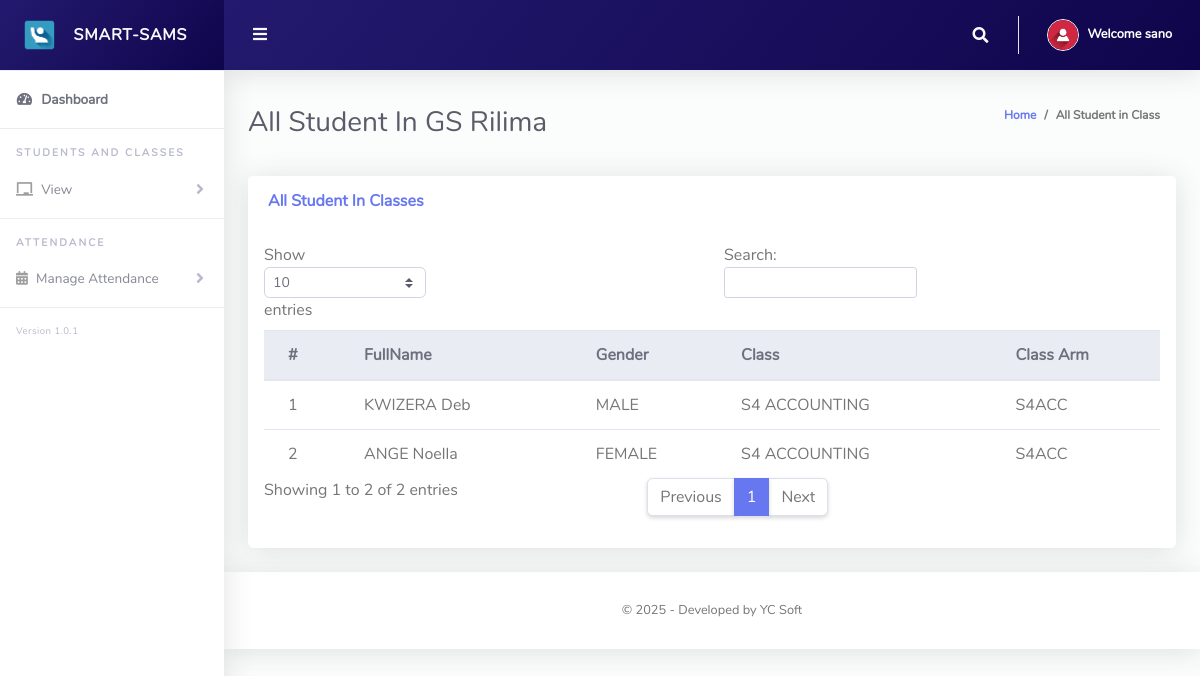
The app's page /teacher/viewStudents.php (signed in) with its own data.
### tables this page shows
CREATE TABLE `tblteachers` (
  `id` int(11) NOT NULL,
  `name` varchar(255) NOT NULL,
  `gender` varchar(255) NOT NULL,
  `username` varchar(255) NOT NULL,
  `password` varchar(255) NOT NULL,
  `phoneNo` varchar(20) NOT NULL,
  `address` varchar(255) NOT NULL,
  `roleId` int(11) NOT NULL,
  `school` varchar(255) NOT NULL,
  `created_at` date NOT NULL DEFAULT current_timestamp()
);

CREATE TABLE `tblstudents` (
  `Id` int(10) NOT NULL,
  `name` varchar(255) NOT NULL,
  `gender` varchar(50) NOT NULL,
  `admissionNumber` varchar(255) NOT NULL,
  `classId` varchar(10) NOT NULL,
  `classArmId` varchar(10) NOT NULL,
  `dateCreated` varchar(50) NOT NULL,
  `image_path` varchar(255) DEFAULT NULL
);

CREATE TABLE `tblclass` (
  `Id` int(10) NOT NULL,
  `level` varchar(255) NOT NULL,
  `className` varchar(255) NOT NULL,
  `totalStudents` int(255) NOT NULL,
  `boys` int(255) NOT NULL,
  `girls` int(255) NOT NULL,
  `school` varchar(255) NOT NULL
);

CREATE TABLE `tblclassarms` (
  `Id` int(10) NOT NULL,
  `classId` varchar(10) NOT NULL,
  `classArmName` varchar(255) NOT NULL,
  `isAssigned` varchar(10) NOT NULL
);

### teacher/viewStudents.php (the view, shortened to what this page needs)
<?php
include '../Includes/dbcon.php';
?>
<!DOCTYPE html>
<html lang="en">
<head>
  <link href="../vendor/fontawesome-free/css/all.min.css" rel="stylesheet" type="text/css">
  <link href="../vendor/bootstrap/css/bootstrap.min.css" rel="stylesheet" type="text/css">
  <link href="css/ruang-admin.min.css" rel="stylesheet">
</head>
<body id="page-top">
  <div id="wrapper">
      <?php include "Includes/sidebar.php";?>
    <div id="content-wrapper" class="d-flex flex-column">
      <div id="content">
       <?php include "Includes/topbar.php";?>
        <div class="container-fluid" id="container-wrapper">
          <div class="d-sm-flex align-items-center justify-content-between mb-4">
            <h1 class="h3 mb-0 text-gray-800">All Student In <?php echo $s?></h1>
            <ol class="breadcrumb">
              <li class="breadcrumb-item"><a href="./">Home</a></li>
              <li class="breadcrumb-item active" aria-current="page">All Student in Class</li>
            </ol>
          </div>
          <div class="row">
            <div class="col-lg-12">
                 <div class="row">
              <div class="col-lg-12">
              <div class="card mb-4">
                <div class="card-header py-3 d-flex flex-row align-items-center justify-content-between">
                  <h6 class="m-0 font-weight-bold text-primary">All Student In Classes</h6>
                </div>
                <div class="table-responsive p-3">
                  <table class="table align-items-center table-flush table-hover" id="dataTableHover">
                    <thead class="thead-light">
                      <tr>
                        <th>#</th>
                        <th>FullName</th>
                        <th>Gender</th>
                        <th>Class</th>
                        <th>Class Arm</th>
                      </tr>
                    </thead>
                    <tbody>
                  <?php
                  $query = "SELECT tblstudents.Id,tblclass.className,tblclassarms.classArmName,tblclassarms.Id AS classArmId,tblstudents.name,tblstudents.gender,tblstudents.admissionNumber,tblstudents.dateCreated
                  FROM tblstudents
                  INNER JOIN tblclass ON tblclass.Id = tblstudents.classId
                  INNER JOIN tblclassarms ON tblclassarms.Id = tblstudents.classArmId
INNER JOIN class_lessons ON class_lessons.class_id = tblclass.Id
INNER JOIN lessons ON lessons.id = class_lessons.lesson_id
WHERE lessons.teacher_id = ".$_SESSION['userId']."
";
                  $rs = $conn->query($query);
                      $num = $rs->num_rows;
                      $sn=0;
                      if($num > 0)
                      {
                        while ($rows = $rs->fetch_assoc())
                          {
                             $sn = $sn + 1;
                            echo"
                              <tr>
                                <td>".$sn."</td>
                                <td>".$rows['name']."</td>
                                <td>".$rows['gender']."</td>
                                <td>".$rows['className']."</td>
                                <td>".$rows['classArmName']."</td>
                              </tr>";
                          }
                      }
                      else
                      {
                           echo
                           "<div class='alert alert-danger' role='alert'>
                            No Record Found!
                            </div>";
                      }
                      ?>
                    </tbody>
                  </table>
                </div>
              </div>
            </div>
            </div>
          </div>
        </div>
      </div>
       <?php include "Includes/footer.php";?>
    </div>
  </div>
</body>
</html>

### teacher/Includes/topbar.php (shortened to what this page needs)
<?php
  $query = "SELECT * FROM tblteachers WHERE id = ".$_SESSION['userId']."";
  $rs = $conn->query($query);
  $rows = $rs->fetch_assoc();
  $fullName = $rows['username'];
  $s = $rows['school'];
?>
<nav class="navbar navbar-expand navbar-light  topbar mb-4 static-top asc">
          <button id="sidebarToggleTop" class="btn btn-link rounded-circle mr-3">
            <i class="fa fa-bars"></i>
          </button>
          <ul class="navbar-nav ml-auto">
            <li class="nav-item dropdown no-arrow">
              <a class="nav-link dropdown-toggle" href="#" id="searchDropdown" role="button" data-toggle="dropdown"
                aria-haspopup="true" aria-expanded="false">
                <i class="fas fa-search fa-fw"></i>
              </a>
            </li>
            <li class="nav-item dropdown no-arrow">
              <a class="nav-link dropdown-toggle" href="#" id="userDropdown" role="button" data-toggle="dropdown"
                aria-haspopup="true" aria-expanded="false">
                <img class="img-profile rounded-circle" src="img/user-icn.png" style="max-width: 60px">
                <span class="ml-2 d-none d-lg-inline text-white small"><b>Welcome <?php echo $fullName;?></b></span>
              </a>
            </li>
          </ul>
        </nav>

### teacher/Includes/topbar.php (style rules this page uses)
.asc { background: linear-gradient(130deg, #231a6f, #0f054c); }

### records on screen
tblteachers: username "sano", school "GS Rilima"
tblstudents: name "KWIZERA Deb", gender "MALE", classId.className "S4 ACCOUNTING", classArmId.classArmName "S4ACC"
tblstudents: name "ANGE Noella", gender "FEMALE", classId.className "S4 ACCOUNTING", classArmId.classArmName "S4ACC"
